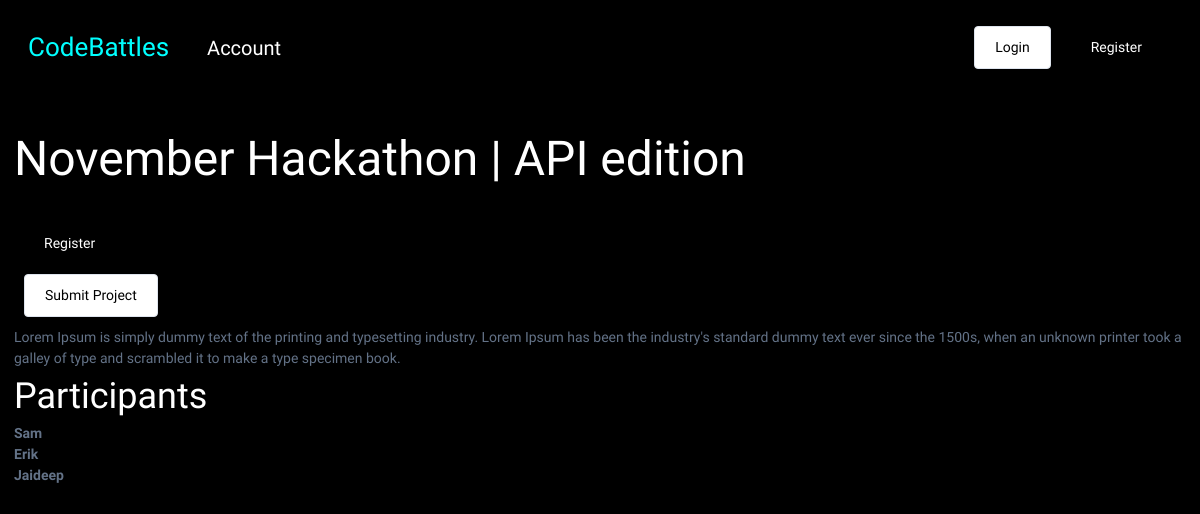
The page /event/1/ on the database its author committed.
### base/models.py (models this page shows, shortened)
class Event(models.Model):
    name = models.CharField(max_length=200)
    description = models.TextField(null=True, blank=True)
    participants = models.ManyToManyField(User, blank=True, related_name='events')
    date = models.DateTimeField()
    start_date = models.DateTimeField(null=True)
    end_date = models.DateTimeField(null=True)
    registration_deadline = models.DateTimeField(null=True)
    updated = models.DateTimeField(auto_now=True)
    created = models.DateTimeField(auto_now_add=True)

class User(AbstractUser):
    name = models.CharField(max_length=100, null=True)
    email = models.EmailField(unique=True, null=True)
    bio = models.TextField(null=True, blank=True)
    hackathon_participant = models.BooleanField(default=True, null=True)
    avatar =  ResizedImageField(size=[300,300], default='avatar.png')
    USERNAME_FIELD = 'email'
    REQUIRED_FIELDS = ['username']

### base/views.py (the view)
# urls.py: path('event/<str:pk>/', views.event_page, name="event"),
def event_page(request, pk):
    event = Event.objects.get(id=pk)
    registered = False
    submitted = False
    if request.user.is_authenticated:
        registered = request.user.events.filter(id=event.id).exists()
        submitted = Submission.objects.filter(participant=request.user, event=event).exists()
    context = {'event': event, 'registered':registered, 'submitted':submitted}
    return render(request, 'event.html',context)

### templates/event.html
{% extends 'main.html' %}
{% block content %}
<div class="section">
    <h1>{{event.name}}</h1>
</div>
<div class="section" id="event--action--wrapper">
    {% if registered %}
        <p class="text--success">You have already registed for this event || </p>
    {% else %}
        <a class="btn btn--primary"  href="{% url 'registration-confirmation' event.id %}">Register</a>
    {% endif %}
    {% if submitted %}
        <p class="text--success">You have already submitted your project</p>
    {% else %}
        <a class="btn btn--secondary" href="{% url 'project-submission' event.id %}">Submit Project</a>
    {% endif %}
        <p>{{event.description}}</p>
        <div>
            <h3>Participants</h3>
            <div>
                {% for user in event.participants.all %}
                <div>
                <strong> <p>{{user.name}}</p></strong>
                </div>
                {% endfor %}
            </div>
        </div>
</div>
{% endblock content %}

### static/css/main.css (style rules this page uses)
* { box-sizing: border-box; margin: 0; padding: 0; font-family: 'Readex Pro'; background-color: black; line-height: 1.5em; color: white; font-size: 14px; }
h1,h2,h3,h4,h5,h6 { font-weight: 500; }
h1 { font-size: 48px; }
h3 { font-size: 36px; }
p { color: #637287; }
a { text-decoration: none; }
.section { margin: 2em 0; }
.btn { padding: 10px 20px; border-radius: 4px; text-decoration: none; color: black; display: block; width: fit-content; margin: 10px; background-color: none; border: none; }
.btn--primary { background-color:#000; color: #fff; }
.btn--secondary { background-color:#fff; color: #000; border: 1px solid #DEE4ED; }

### rows shown on the page
Event: name "November Hackathon | API edition", description "Lorem Ipsum is simply dummy text of the printing and typesetting industry. Lorem Ipsum has been the industry's standard dummy text ever since the 1500s, when an unknown printer took a galley of type and scrambled it to make a type specimen book."
User: name "Sam"
User: name "Erik"
User: name "Jaideep"
